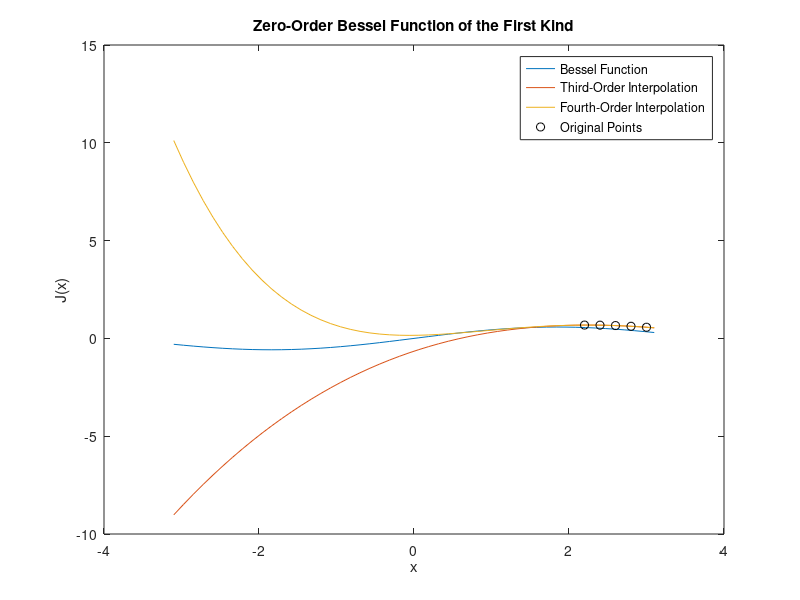

Write MATLAB code to recreate this figure.
% BME313L_Lab9_P1_ShaoPoHuang
% This program will find the third and fourth-order estimations of the
% Bessel function at x = 3.1. A plot of the Bessel function and the
% interpolating polynomials will also be generated.

clear; clc; close all  % clear console and variables; close figures

x = [2.2 2.4 2.6 2.8 3.0];  % set up x vector
y = [0.6815 0.6767 0.6560 0.6202 0.5708]; % set up y vector

p3 = polyfit(x, y, 3); % find coefficients of third-order polynomial
y3 = polyval(p3, 3.1); % find function value at x = 3.1 for third-order polynomial
p4 = polyfit(x, y, 4); % find coefficients of fourth-order polynomial
y4 = polyval(p4, 3.1); % find function value at x = 3.1 for fourth-order polynomial

J = besselj(1, 3.1); % find true value of Bessel function at x = 3.1
e3 = 100*abs((y3-J)/J); % find true percent relative error for third-order estimation
e4 = 100*abs((y4-J)/J); % find true percent relative error for fourth-order estimation

xb = linspace(-3.1, 3.1, 50); % set up x vector for plotting
yb = besselj(1, xb); % find function values of Bessel function
yp3 = polyval(p3, xb); % find function values of third-order polynomial
yp4 = polyval(p4, xb); % find functino values of fourth-order polynomial
plot(xb,yb) % plot Bessel function
hold on
plot(xb, yp3) % plot third-order polynomial
plot(xb, yp4) % plot fourth-order polynomial
plot(x, y, 'ok') % plot original data points
xlabel('x')
ylabel('J(x)')
title('Zero-Order Bessel Function of the First Kind')
legend('Bessel Function', 'Third-Order Interpolation', 'Fourth-Order Interpolation', 'Original Points')

% display results
fprintf('The true Bessel function value at x = 3.1 is %.4f.\n', J)
fprintf('The third and fourth-order estimations for the zero-order Bessel function of the first kind at x = 3.1 were %.4f and %.4f, respectively.\n', y3, y4) 
fprintf('The true percent relative error of the third and fourth-order estimations were %.4f%% and %.4f%%, respectively.\n', e3, e4)